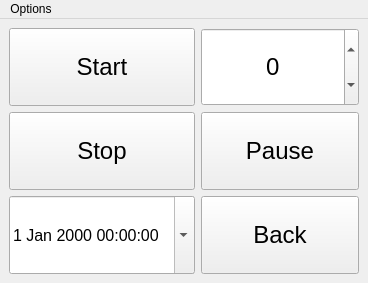
<?xml version="1.0" encoding="UTF-8"?>
<ui version="4.0">
 <class>MainWindow</class>
 <widget class="QMainWindow" name="MainWindow">
  <property name="geometry">
   <rect>
    <x>0</x>
    <y>0</y>
    <width>368</width>
    <height>283</height>
   </rect>
  </property>
  <property name="windowTitle">
   <string>Time Tracker</string>
  </property>
  <widget class="QWidget" name="centralwidget">
   <layout class="QHBoxLayout" name="horizontalLayout">
    <item>
     <layout class="QVBoxLayout" name="verticalLayout">
      <item>
       <widget class="QPushButton" name="start_button">
        <property name="minimumSize">
         <size>
          <width>0</width>
          <height>50</height>
         </size>
        </property>
        <property name="maximumSize">
         <size>
          <width>200</width>
          <height>100</height>
         </size>
        </property>
        <property name="font">
         <font>
          <pointsize>18</pointsize>
         </font>
        </property>
        <property name="text">
         <string>Start</string>
        </property>
       </widget>
      </item>
      <item>
       <widget class="QPushButton" name="stop_button">
        <property name="minimumSize">
         <size>
          <width>0</width>
          <height>50</height>
         </size>
        </property>
        <property name="maximumSize">
         <size>
          <width>200</width>
          <height>100</height>
         </size>
        </property>
        <property name="font">
         <font>
          <pointsize>18</pointsize>
         </font>
        </property>
        <property name="text">
         <string>Stop</string>
        </property>
       </widget>
      </item>
      <item>
       <widget class="QDateTimeEdit" name="past_datetime_edit">
        <property name="minimumSize">
         <size>
          <width>0</width>
          <height>50</height>
         </size>
        </property>
        <property name="maximumSize">
         <size>
          <width>200</width>
          <height>100</height>
         </size>
        </property>
        <property name="font">
         <font>
          <pointsize>12</pointsize>
         </font>
        </property>
        <property name="calendarPopup">
         <bool>true</bool>
        </property>
       </widget>
      </item>
     </layout>
    </item>
    <item>
     <layout class="QVBoxLayout" name="verticalLayout_2">
      <item>
       <widget class="QSpinBox" name="pause_box">
        <property name="minimumSize">
         <size>
          <width>0</width>
          <height>50</height>
         </size>
        </property>
        <property name="maximumSize">
         <size>
          <width>16777215</width>
          <height>100</height>
         </size>
        </property>
        <property name="font">
         <font>
          <pointsize>18</pointsize>
         </font>
        </property>
        <property name="alignment">
         <set>Qt::AlignCenter</set>
        </property>
        <property name="minimum">
         <number>-120</number>
        </property>
        <property name="maximum">
         <number>120</number>
        </property>
        <property name="singleStep">
         <number>5</number>
        </property>
       </widget>
      </item>
      <item>
       <widget class="QPushButton" name="pause_button">
        <property name="minimumSize">
         <size>
          <width>0</width>
          <height>50</height>
         </size>
        </property>
        <property name="maximumSize">
         <size>
          <width>200</width>
          <height>100</height>
         </size>
        </property>
        <property name="font">
         <font>
          <pointsize>18</pointsize>
         </font>
        </property>
        <property name="text">
         <string>Pause</string>
        </property>
       </widget>
      </item>
      <item>
       <widget class="QPushButton" name="back_button">
        <property name="minimumSize">
         <size>
          <width>0</width>
          <height>50</height>
         </size>
        </property>
        <property name="maximumSize">
         <size>
          <width>200</width>
          <height>100</height>
         </size>
        </property>
        <property name="font">
         <font>
          <pointsize>18</pointsize>
         </font>
        </property>
        <property name="text">
         <string>Back</string>
        </property>
       </widget>
      </item>
     </layout>
    </item>
   </layout>
  </widget>
  <widget class="QMenuBar" name="menubar">
   <property name="geometry">
    <rect>
     <x>0</x>
     <y>0</y>
     <width>368</width>
     <height>21</height>
    </rect>
   </property>
   <widget class="QMenu" name="menuOptions">
    <property name="title">
     <string>Options</string>
    </property>
    <addaction name="action_report"/>
    <addaction name="action_past_entry"/>
    <addaction name="separator"/>
    <addaction name="action_configuration"/>
    <addaction name="action_save_folder"/>
    <addaction name="separator"/>
    <addaction name="action_update"/>
    <addaction name="separator"/>
    <addaction name="action_about"/>
    <addaction name="action_open_folder"/>
   </widget>
   <addaction name="menuOptions"/>
  </widget>
  <action name="action_show_events">
   <property name="text">
    <string>Events Anzeigen</string>
   </property>
  </action>
  <action name="action_add_events">
   <property name="text">
    <string>Add old Events</string>
   </property>
  </action>
  <action name="action_report">
   <property name="text">
    <string>Summary</string>
   </property>
  </action>
  <action name="action_configuration">
   <property name="text">
    <string>Configurate Settings</string>
   </property>
  </action>
  <action name="action_save_folder">
   <property name="text">
    <string>Set Savefolder</string>
   </property>
  </action>
  <action name="action_update">
   <property name="text">
    <string>Search for Updates</string>
   </property>
  </action>
  <action name="action_past_entry">
   <property name="text">
    <string>Switch to Past Entry</string>
   </property>
  </action>
  <action name="action_tmp2">
   <property name="text">
    <string>tmp2</string>
   </property>
  </action>
  <action name="action_about">
   <property name="text">
    <string>About</string>
   </property>
  </action>
  <action name="action_open_folder">
   <property name="text">
    <string>Open Config Folder</string>
   </property>
  </action>
 </widget>
 <resources/>
 <connections/>
</ui>
